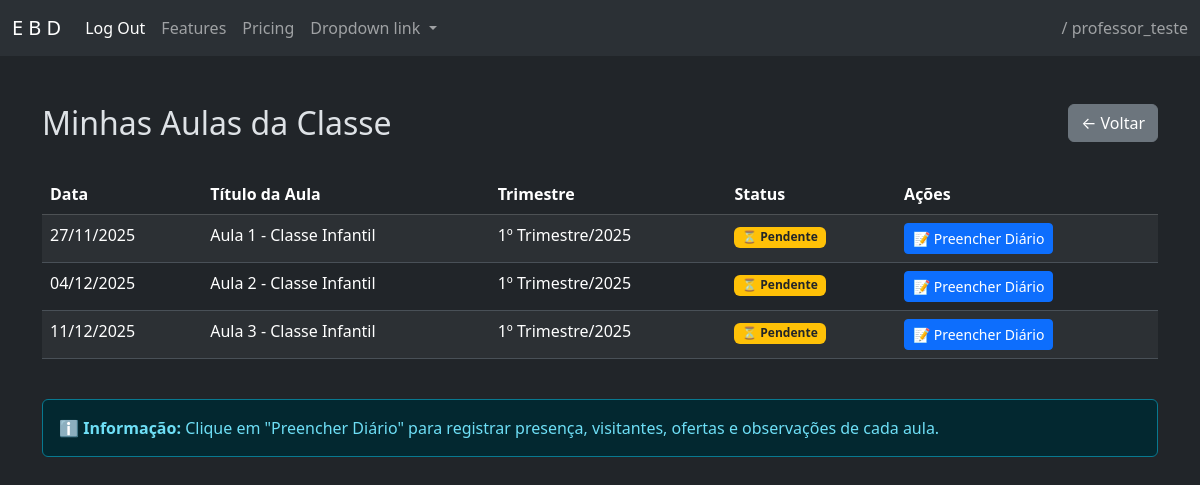
The app's page /professor/minhas-aulas/ (signed in) with its own data.
### base/models.py (models this page shows, shortened)
class Usuario(AbstractUser):
    ROLE_CHOICES = [
        ('superintendente', 'Superintendente'),
        ('secretario', 'Secretário'),
        ('professor', 'Professor'),
    ]
    igreja = models.ForeignKey(Igreja, on_delete=models.PROTECT, related_name="usuarios", null=True, blank=True)
    role = models.CharField("Cargo", max_length=50, choices=ROLE_CHOICES, default='professor')
    class Meta:
        verbose_name = "Usuário"
        verbose_name_plural = "Usuários"

class Aula(models.Model):
    trimestre = models.ForeignKey(Trimestre, on_delete=models.PROTECT, related_name="aulas")
    classe = models.ForeignKey(Classe, on_delete=models.PROTECT, related_name="aulas")
    titulo = models.CharField("Título da Aula", max_length=200)
    data_prevista = models.DateField(default=timezone.now)
    concluida = models.BooleanField(default=False)
    class Meta:
        verbose_name = "Aula"
        verbose_name_plural = "Aulas"
        ordering = ["data_prevista"]

class Trimestre(models.Model):
    igreja = models.ForeignKey(Igreja, on_delete=models.PROTECT, related_name="trimestres")
    trimestre = models.CharField(max_length=50)  # 1 Trim
    ano = models.PositiveIntegerField()
    ativo = models.BooleanField(default=False)
    concluido = models.BooleanField(default=False)
    class Meta:
        verbose_name = "Trimestre"
        verbose_name_plural = "Trimestres"
        unique_together = ('igreja', 'trimestre', 'ano')
        ordering = ["-ano", "trimestre"]

### base/views.py (the view)
# urls.py: path('professor/minhas-aulas/', views.aula_list_professor, name='aula_list_professor'),
@user_passes_test(is_professor)
def aula_list_professor(request):
    professor_logado = getattr(request.user, 'professor', None)
    if professor_logado:
        classe_do_professor = professor_logado.classe
        aulas = Aula.objects.filter(classe=classe_do_professor).order_by('data_prevista')
    else:
        aulas = Aula.objects.none()
    return render(request, 'aula_list_professor.html', {'aulas': aulas})

### base/views.py (called while the page is built)
def is_professor(user): return user.is_authenticated and user.role == 'professor'

### base/templates/aula_list_professor.html
{% extends 'base.html' %}
{% block conteudo %}
<div class="container py-5">
  <div class="row mb-4">
    <div class="col">
      <h2>Minhas Aulas da Classe</h2>
    </div>
    <div class="col text-end">
      <a href="{% url 'home' %}" class="btn btn-secondary">← Voltar</a>
    </div>
  </div>
  {% if aulas %}
    <div class="table-responsive">
      <table class="table table-striped table-hover">
        <thead class="table-dark">
          <tr>
            <th>Data</th>
            <th>Título da Aula</th>
            <th>Trimestre</th>
            <th>Status</th>
            <th>Ações</th>
          </tr>
        </thead>
        <tbody>
          {% for aula in aulas %}
            <tr>
              <td>{{ aula.data_prevista|date:"d/m/Y" }}</td>
              <td>{{ aula.titulo }}</td>
              <td>{{ aula.trimestre.trimestre }}/{{ aula.trimestre.ano }}</td>
              <td>
                {% if aula.concluida %}
                  <span class="badge bg-danger">🔒 Concluída</span>
                {% else %}
                  <span class="badge bg-warning text-dark">⏳ Pendente</span>
                {% endif %}
              </td>
              <td>
                {% if not aula.concluida %}
                  <a href="{% url 'diario_registro' aula.id %}" class="btn btn-sm btn-primary">📝 Preencher Diário</a>
                {% else %}
                  <button class="btn btn-sm btn-primary" disabled title="Aula concluída">📝 Preencher Diário</button>
                {% endif %}
              </td>
            </tr>
          {% endfor %}
        </tbody>
      </table>
    </div>
  {% else %}
    <div class="alert alert-info text-center">
      <p class="mb-0">Nenhuma aula registrada para sua classe ainda.</p>
    </div>
  {% endif %}
  <div class="alert alert-info mt-4" role="alert">
    <strong>ℹ️ Informação:</strong> Clique em "Preencher Diário" para registrar presença, visitantes, ofertas e observações de cada aula.
  </div>
</div>
{% endblock conteudo %}

### base/templates/base.html (shortened to what this page needs)
{% load static %}
<!doctype html>
<html lang="pt-br">
	<head>
		<link href="https://cdn.jsdelivr.net/npm/bootstrap@5.3.8/dist/css/bootstrap.min.css" rel="stylesheet">
	</head>
	<body data-bs-theme="dark">
		<nav class="navbar navbar-expand-lg bg-body-tertiary" data-bs-theme="dark">
				<div class="container-fluid">
						<a class="navbar-brand" href="#">E  B  D</a>
						<div class="collapse navbar-collapse" id="navbarNavDropdown">
						<ul class="navbar-nav">
								<li class="nav-item">
								<form action="{% url 'logout' %}" method="post">
										<button type="submit" class="nav-link active" aria-current="page"> Log Out </button>
								</form>
								</li>
								<li class="nav-item">
								<a class="nav-link" href="#">Features</a>
								</li>
								<li class="nav-item">
								<a class="nav-link" href="#">Pricing</a>
								</li>
								<li class="nav-item dropdown">
								<a class="nav-link dropdown-toggle" href="#" role="button" data-bs-toggle="dropdown" aria-expanded="false">
										Dropdown link
								</a>
								</li>
						</ul>
						<span class="navbar-text ms-auto">
								{{ perfil }} / {{request.user.username}}
						</span>
						</div>
				</div>
		</nav>
		<main>
			{% block conteudo %}{% endblock %}
		</main>
	</body>
</html>

### records on screen
Usuario: user.username "professor_teste"
Aula: data_prevista "27/11/2025", titulo "Aula 1 - Classe Infantil", trimestre.trimestre "1º Trimestre", trimestre.ano "2025", concluida "⏳ Pendente"
Aula: data_prevista "04/12/2025", titulo "Aula 2 - Classe Infantil", trimestre.trimestre "1º Trimestre", trimestre.ano "2025", concluida "⏳ Pendente"
Aula: data_prevista "11/12/2025", titulo "Aula 3 - Classe Infantil", trimestre.trimestre "1º Trimestre", trimestre.ano "2025", concluida "⏳ Pendente"
